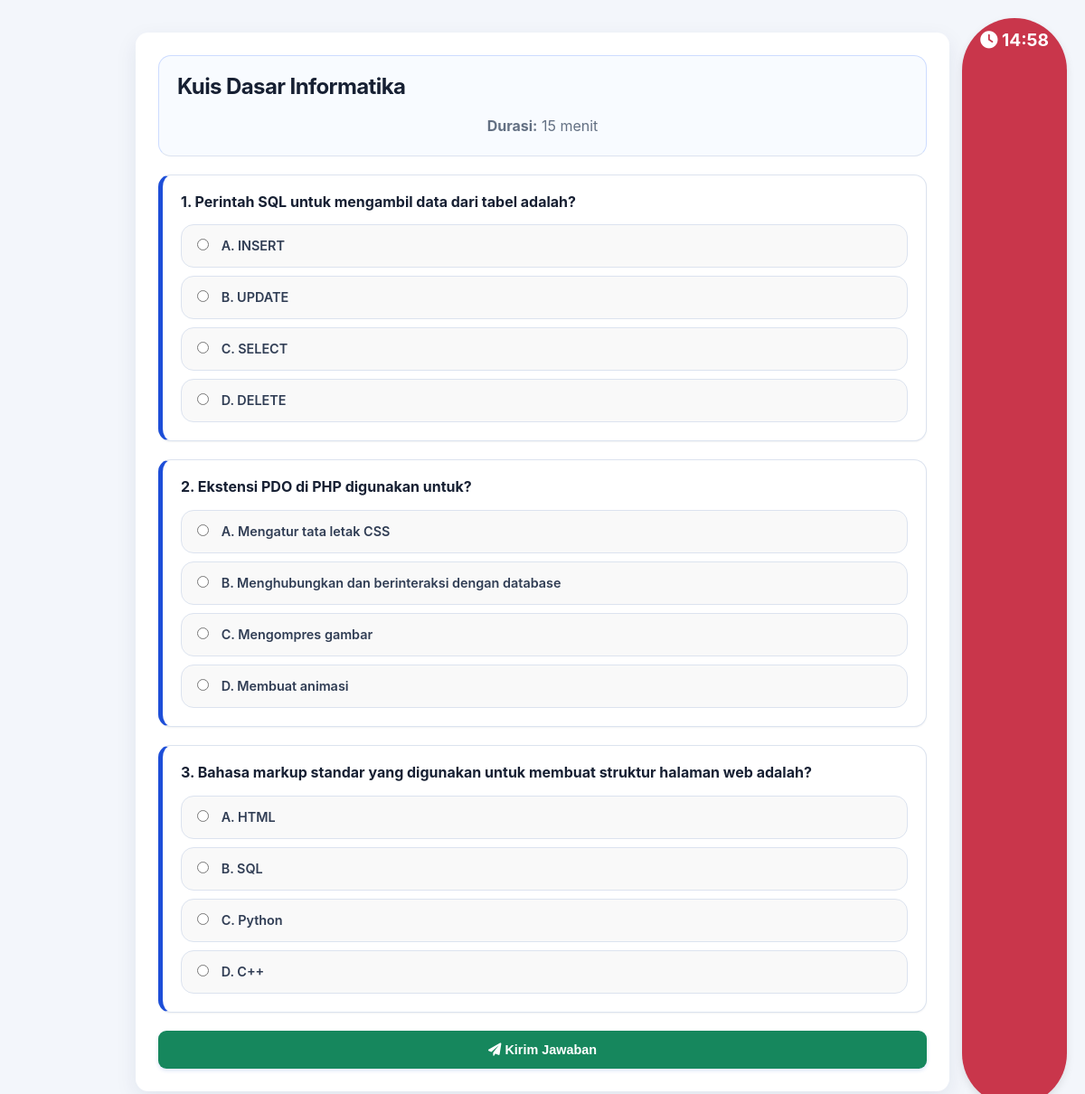
Page /quiz/take.php?id=1 (signed in) on the committed database.
### tables this page shows
CREATE TABLE IF NOT EXISTS quizzes (
    id INT AUTO_INCREMENT PRIMARY KEY,
    title VARCHAR(255) NOT NULL,
    description TEXT NULL,
    subject VARCHAR(100) NOT NULL,
    duration INT NOT NULL DEFAULT 30,
    created_by INT NOT NULL,
    quiz_type ENUM('internal', 'external') NOT NULL DEFAULT 'internal',
    external_link VARCHAR(500) NULL,
    is_published TINYINT(1) NOT NULL DEFAULT 0,
    created_at TIMESTAMP DEFAULT CURRENT_TIMESTAMP,
    FOREIGN KEY (created_by) REFERENCES users(id) ON DELETE CASCADE
);

CREATE TABLE IF NOT EXISTS questions (
    id INT AUTO_INCREMENT PRIMARY KEY,
    quiz_id INT NOT NULL,
    question_text TEXT NOT NULL,
    option_a VARCHAR(255) NOT NULL,
    option_b VARCHAR(255) NOT NULL,
    option_c VARCHAR(255) NOT NULL,
    option_d VARCHAR(255) NOT NULL,
    correct_answer ENUM('A', 'B', 'C', 'D') NOT NULL,
    FOREIGN KEY (quiz_id) REFERENCES quizzes(id) ON DELETE CASCADE
);

### quiz/take.php (the view, shortened to what this page needs)
<?php
require '../includes/db.php';
$quiz_id = $_GET['id'] ?? 0;
$error = '';
$stmt = $pdo->prepare("
    SELECT q.* FROM quizzes q
    JOIN quiz_classes qc ON q.id = qc.quiz_id
    WHERE q.id = ?
      AND q.is_published = TRUE
      AND (qc.class_name = ? OR qc.class_name = 'Semua')
");
$stmt->execute([$quiz_id, $_SESSION['class']]);
$quiz = $stmt->fetch(PDO::FETCH_ASSOC);
if (!$error) {
    $stmt_q = $pdo->prepare("SELECT id, question_text, option_a, option_b, option_c, option_d
                           FROM questions WHERE quiz_id = ? ORDER BY RAND()");
    $stmt_q->execute([$quiz_id]);
    $questions = $stmt_q->fetchAll(PDO::FETCH_ASSOC);
}
?>
<!DOCTYPE html>
<html lang="id">
<head>
    <link rel="stylesheet" href="https://cdnjs.cloudflare.com/ajax/libs/font-awesome/6.0.0-beta3/css/all.min.css">
    <link rel="stylesheet" href="../assets/css/style.css">
    </head>
<body>
    <div class="container">
        <?php if ($error): ?>
            <div class="error-container">
                <p><i class="fas fa-exclamation-triangle"></i> <?= $error ?></p>
                <a href="list.php">Kembali ke Daftar Kuis</a>
            </div>
        <?php else: ?>
            <div class="quiz-header">
                <h2><?= htmlspecialchars($quiz['title']) ?></h2>
                <p><strong>Durasi:</strong> <?= $quiz['duration'] ?> menit</p>
            </div>
            <div id="timer"></div>
            <form action="submit.php?id=<?= $quiz_id ?>" method="post" id="quizForm">
                <?php $q_num = 1; foreach ($questions as $q): ?>
                    <div class="question-card">
                        <h3><?= $q_num++ ?>. <?= htmlspecialchars($q['question_text']) ?></h3>
                        <div class="options">
                            <label><input type="radio" name="answer[<?= $q['id'] ?>]" value="A"> A. <?= htmlspecialchars($q['option_a']) ?></label>
                            <label><input type="radio" name="answer[<?= $q['id'] ?>]" value="B"> B. <?= htmlspecialchars($q['option_b']) ?></label>
                            <label><input type="radio" name="answer[<?= $q['id'] ?>]" value="C"> C. <?= htmlspecialchars($q['option_c']) ?></label>
                            <label><input type="radio" name="answer[<?= $q['id'] ?>]" value="D"> D. <?= htmlspecialchars($q['option_d']) ?></label>
                        </div>
                    </div>
                <?php endforeach; ?>
                <button type="button" id="openSubmitModalBtn"><i class="fas fa-paper-plane"></i> Kirim Jawaban</button>
            </form>
        <?php endif; ?>
    </div>
</body>
</html>

### assets/css/style.css (style rules this page uses)
:root { --color-primary: #1a73e8; --color-primary-dark: #165ab7; --color-header: #3f51b5; --color-bg: #F4F6F8; --color-card: #FFFFFF; --color-text: #333333; --color-text-light: #555555; --color-border: #E0E0E0; --border-radius: 12px; --border-radius-pill: 99px; --shadow: 0 4px 12px rgba(0, 0, 0, 0.08); --font-main: "Inter", system-ui, -apple-system, "Segoe UI", Roboto, "Helvetica Neue", Arial, sans-serif; --color-red: #dc3545; --color-green: #28a745; --color-yellow: #ffc107; --color-cyan: #17a2b8; --color-grey: #6c757d; --color-users: #14B8A6; --color-announcements: #F59E0B; --color-materials: #3B82F6; --color-quiz: #10B981; --color-schedules: #8B5CF6; --color-feedback: #6B7280; }
*, *:before, *:after { box-sizing: border-box; }
body { font-family: var(--font-main); background-color: var(--color-bg); color: var(--color-text); margin: 0; padding: 10px; -webkit-text-size-adjust: 100%; }
h1, h2, h3, h4, h5, h6 { color: var(--color-primary); margin-top: 0; margin-bottom: 1rem; font-weight: 700; }
h2 { text-align: center; font-size: 1.8rem; }
h3 { text-align: center; font-size: 1.5rem; }
.container { width: 100%; max-width: 1200px; margin: 10px auto; background-color: var(--color-card); padding: 25px; border-radius: var(--border-radius); box-shadow: var(--shadow); }
label { display: block; margin-bottom: 0.5rem; font-weight: 600; }
button, button[type="submit"], .btn { display: inline-block; background-color: var(--color-primary); color: white; padding: 12px 20px; border: none; border-radius: var(--border-radius-pill); cursor: pointer; width: 100%; margin-top: 10px; font-size: 1rem; font-weight: 600; text-align: center; text-decoration: none; transition: background-color 0.2s ease, transform 0.2s ease; }
:root { --color-primary: #1d4ed8; --color-primary-dark: #173fa8; --color-primary-soft: #e8efff; --color-header: #163b8c; --color-bg: #f3f6fb; --color-text: #172033; --color-text-light: #637083; --color-border: #dce3ef; --color-red: #c9364b; --color-green: #16875d; --color-yellow: #bd7700; --border-radius: 14px; --border-radius-sm: 9px; --shadow-sm: 0 1px 2px rgba(23, 32, 51, .06); --shadow: 0 8px 24px rgba(24, 44, 88, .08); --shadow-lg: 0 18px 48px rgba(17, 37, 77, .14); }
body { min-width: 320px; background: var(--color-bg); color: var(--color-text); line-height: 1.55; }
h1, h2, h3, h4, h5, h6 { color: var(--color-text); line-height: 1.2; }
h2 { font-size: clamp(1.4rem, 2vw, 1.8rem); letter-spacing: -.025em; }
button, .btn, .header-links a, .back-link, .action-cell a, .action-cell button { min-height: 42px; margin: 0; padding: .65rem 1rem; border-radius: var(--border-radius-sm); font-size: .9rem; transition: background .18s ease, transform .18s ease, box-shadow .18s ease; }
button, .btn, .header-links a { background: var(--color-primary); box-shadow: 0 2px 4px rgba(29, 78, 216, .16); }
label { color: #303d54; font-size: .9rem; }
.quiz-header, .review-header { padding: 1.25rem; border: 1px solid #cddcff; border-radius: var(--border-radius); background: #f8fbff; text-align: left; }
.quiz-header h2, .review-header h2 { text-align: left; }
#timer { top: auto; right: 1.25rem; bottom: 1.25rem; padding: .65rem .9rem; box-shadow: var(--shadow-lg); }
.question-card, .question-review-card { padding: 1.15rem; border-left: 4px solid var(--color-primary); box-shadow: var(--shadow-sm); }
.question-card h3, .question-review-card h3 { font-size: 1rem; }
.options { display: grid; gap: .55rem; }
.options label, .options-review .option { margin: 0; padding: .75rem .85rem; border-radius: var(--border-radius-sm); background: #fbfcfe; }

### rows in the picture
quizzes: title "Kuis Dasar Informatika", duration "15"
questions: question_text "Perintah SQL untuk mengambil data dari tabel adalah?", option_a "INSERT", option_b "UPDATE", option_c "SELECT", option_d "DELETE"
questions: question_text "Ekstensi PDO di PHP digunakan untuk?", option_a "Mengatur tata letak CSS", option_b "Menghubungkan dan berinteraksi dengan database", option_c "Mengompres gambar", option_d "Membuat animasi"
questions: question_text "Bahasa markup standar yang digunakan untuk membuat struktur halaman web adalah?", option_a "HTML", option_b "SQL", option_c "Python", option_d "C++"
